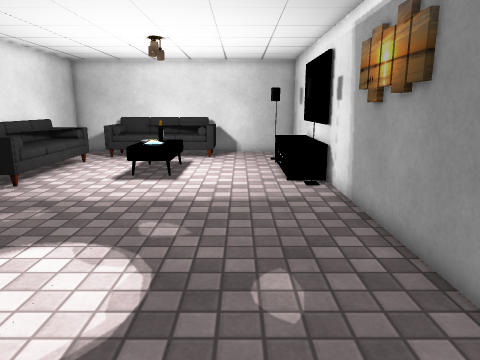
[1] (above)

16 first-person views from a walk through a Unity game level. The camera is 1.3 m above the floor, tilts 12° down and sees 70° across. The floor is counted in squares, 0.4 m on a side. Each view is taken from the middle of a square. On the plan, view 1 faces up. The plan holds only what a view shows up to about 20 squares ahead; the rest is blank. The player is left out. Some animated figures are left out. Some surface patterns are stand-ins.

[2]
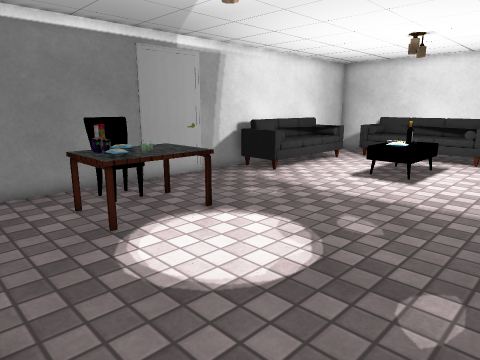

[3]
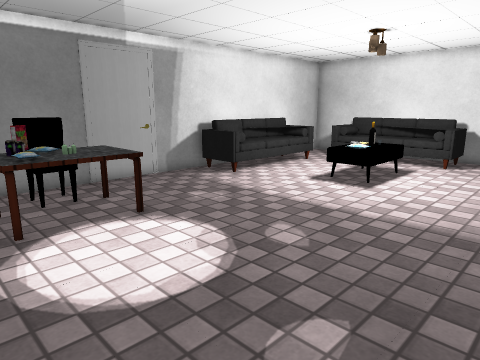

[4]
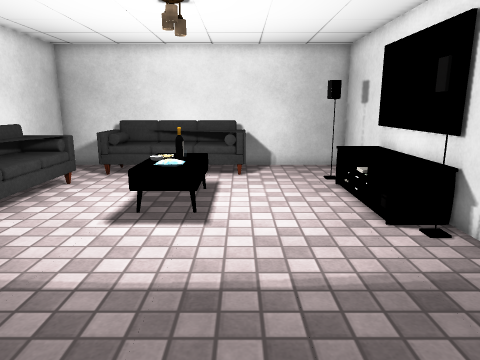

[5]
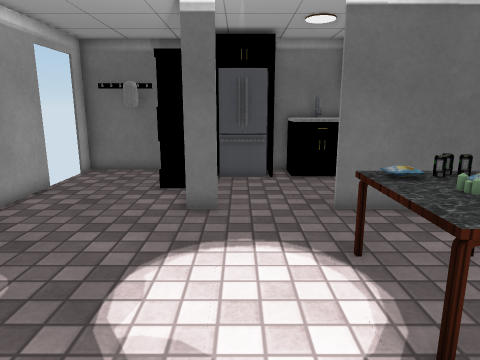

[6]
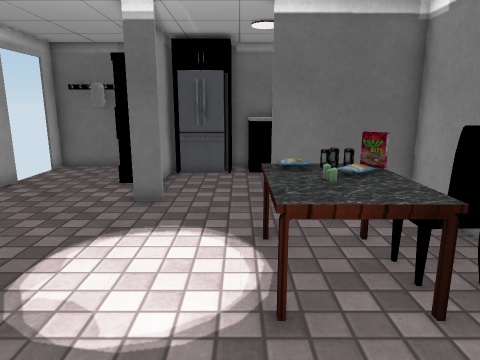

[7]
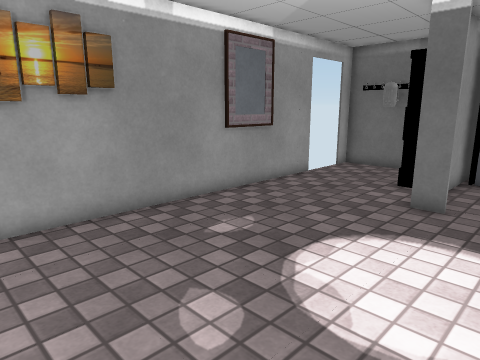

[8]
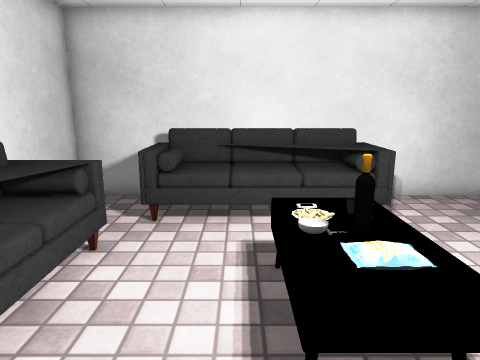

[9]
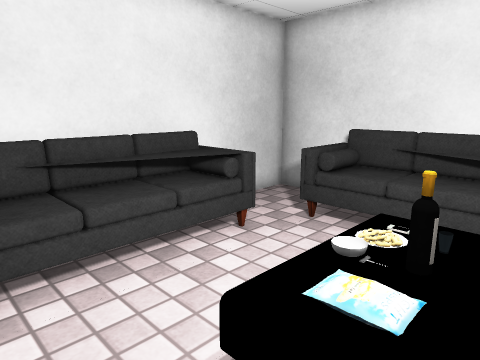

[10]
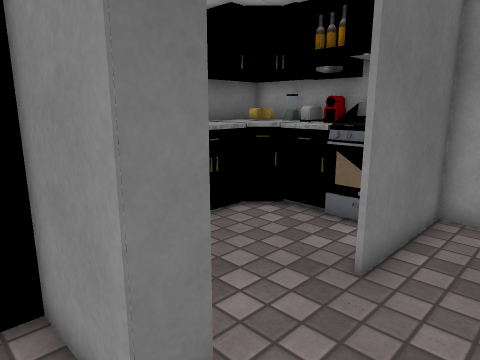

[11]
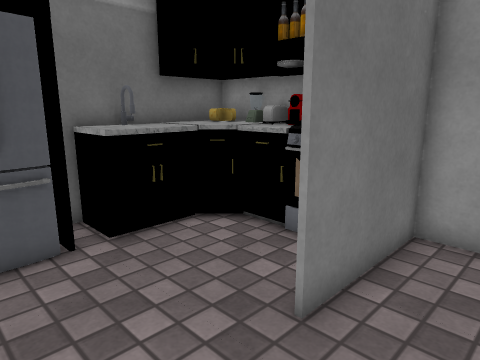

[12]
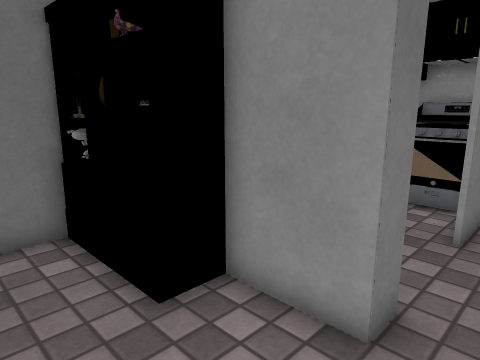

[13]
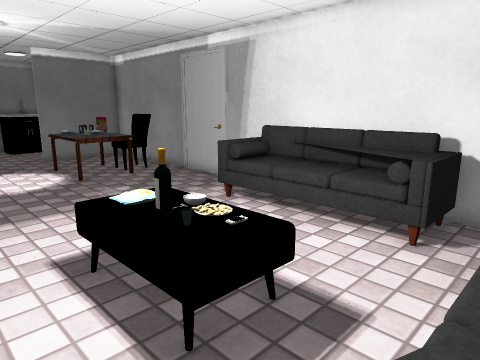

[14]
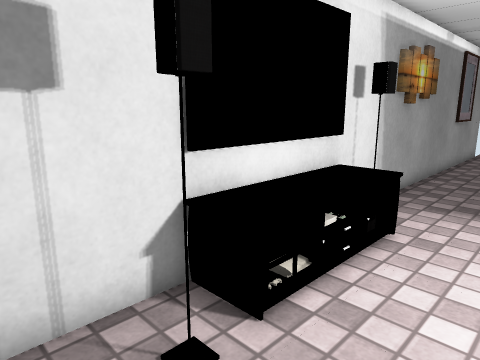

[15]
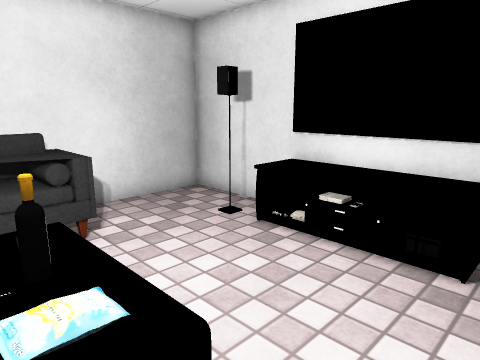

[16]
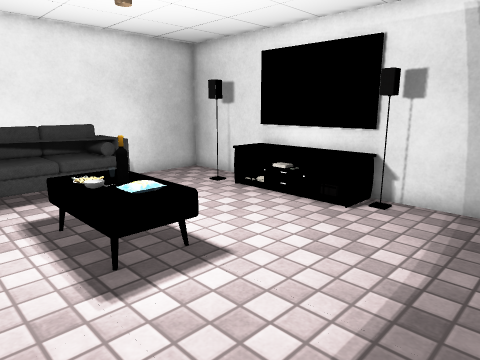

### Floor plan
Points are (right, up) in squares from view 1. A wall is a line through its corners. A room is listed if a view was taken in it or the views show most of it. See-through windows are left out.
Room 1 (views 1, 2, 3, 4, 5, 6, 7, 8, 9, 10, 11, 12, 13, 14, 15, 16)
walls: (-3.4, 0.3) (-2.3, 0.3) (-2.3, -2.5); (3.9, -3.1) (3.9, 25.5) (-12, 25.5) (-12, 0.3) (-7, 0.3); (-0.9, -6.9) (3.9, -6.9) (3.9, -5.9)
low walls: (-3.8, 16.6) (-4.6, 16.6); (-4.1, 16.6) (-4.6, 16.6)
ways out: opening at (-5.5, 0) to room 2; gap at (4, -6); gap at (4, -3)
objects: other object (-11, 5) to (-9, 6); sofa (-11, 14) to (-9, 17); sofa (-11, 19) to (-9, 21); table (-9, 4) to (-7, 7); sofa (-9, 22) to (-2, 25); candle (-8, 6); other object (-6, 18); table (-5, 16) to (-3, 20); bottle (-4, 18); bookshelf (-2, -6) to (-1, -3); vase (-1, -5); bag (1, -6) to (2, -6); table (2, 15) to (3, 20); other object (2, 22); other object (3, 14)
Room 2 (no view inside)
walls: (-6.5, -4.9) (-6.5, -6.9); (-9.2, -4.9) (-6.5, -4.9); (-10.1, -2.4) (-10.1, -4.1); (-11.9, -4.1) (-10, -4.1) (-9.2, -4.9) (-9.2, -6.9); (-12, -0.8) (-12, -6); (-11, -6.9) (-5.1, -6.9)
ways out: opening at (-5.5, 0) to room 1
objects: stove (-11, -2) to (-10, -1); cabinet (-6, -6) to (-6, -5); fridge (-5, -6) to (-3, -5)

Positions as (right, up) in squares from view 1, and headings:
1: (0, 0), facing up
2: (2, 0), facing up-left
3: (3, 2), facing up-left
4: (-2, 6), facing up
5: (-4, 11), facing down
6: (-6, 12), facing down
7: (-6, 12), facing down-right
8: (-6, 13), facing up
9: (-3, 14), facing up-left
10: (-1, 3), facing down-left
11: (-3, 3), facing down-left
12: (2, 2), facing down-left
13: (-1, 23), facing down-left
14: (-1, 24), facing down-right
15: (-5, 14), facing up-right
16: (-8, 10), facing up-right
